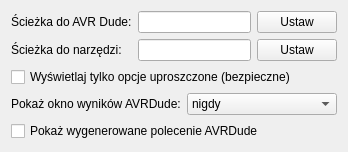
     <widget class="QWidget" name="SetUpTab">
      <attribute name="title">
       <string>Ustawienia</string>
      </attribute>
      <layout class="QGridLayout" name="gridLayout_11">
       <item row="0" column="0">
        <layout class="QGridLayout" name="gridLayout_14">
         <item row="0" column="0">
          <widget class="QLabel" name="AVRDudePathLBL">
           <property name="text">
            <string>Ścieżka do AVR Dude:</string>
           </property>
          </widget>
         </item>
         <item row="0" column="1">
          <widget class="QLineEdit" name="AVRDudePath"/>
         </item>
         <item row="0" column="2">
          <widget class="QPushButton" name="AVRDudePathSeBtn">
           <property name="text">
            <string>Ustaw</string>
           </property>
          </widget>
         </item>
         <item row="1" column="0">
          <widget class="QLabel" name="label_4">
           <property name="text">
            <string>Ścieżka do narzędzi:</string>
           </property>
          </widget>
         </item>
         <item row="1" column="1">
          <widget class="QLineEdit" name="AVRBinPath">
           <property name="toolTip">
            <string>Ścieżka do narzędzi typu avr-objcopy. Bez jej ustawienia niemożliwe jest posługiwanie się plikami elf.</string>
           </property>
          </widget>
         </item>
         <item row="1" column="2">
          <widget class="QPushButton" name="AVRBinPathSetBtn">
           <property name="text">
            <string>Ustaw</string>
           </property>
          </widget>
         </item>
        </layout>
       </item>
       <item row="1" column="0">
        <layout class="QHBoxLayout" name="horizontalLayout_17">
         <item>
          <widget class="QCheckBox" name="SetUpOnlySimplifierView">
           <property name="toolTip">
            <string>Ukrywa zakładki i opcje zaawansowane i niekoniecznie potrzebne.</string>
           </property>
           <property name="text">
            <string>Wyświetlaj tylko opcje uproszczone (bezpieczne)</string>
           </property>
          </widget>
         </item>
        </layout>
       </item>
       <item row="2" column="0">
        <layout class="QHBoxLayout" name="horizontalLayout_18">
         <item>
          <layout class="QVBoxLayout" name="verticalLayout_3">
           <item>
            <layout class="QHBoxLayout" name="horizontalLayout_20">
             <item>
              <widget class="QLabel" name="label_3">
               <property name="text">
                <string>Pokaż okno wyników AVRDude:</string>
               </property>
              </widget>
             </item>
             <item>
              <widget class="QComboBox" name="ShowAVRDudeWindow">
               <item>
                <property name="text">
                 <string>nigdy</string>
                </property>
               </item>
               <item>
                <property name="text">
                 <string>tylko jeśli wystąpi błąd</string>
                </property>
               </item>
               <item>
                <property name="text">
                 <string>zawsze</string>
                </property>
               </item>
              </widget>
             </item>
            </layout>
           </item>
           <item>
            <widget class="QCheckBox" name="AVRDudeShowCMDLine">
             <property name="text">
              <string>Pokaż wygenerowane polecenie AVRDude</string>
             </property>
            </widget>
           </item>
          </layout>
         </item>
        </layout>
       </item>
      </layout>
     </widget>
